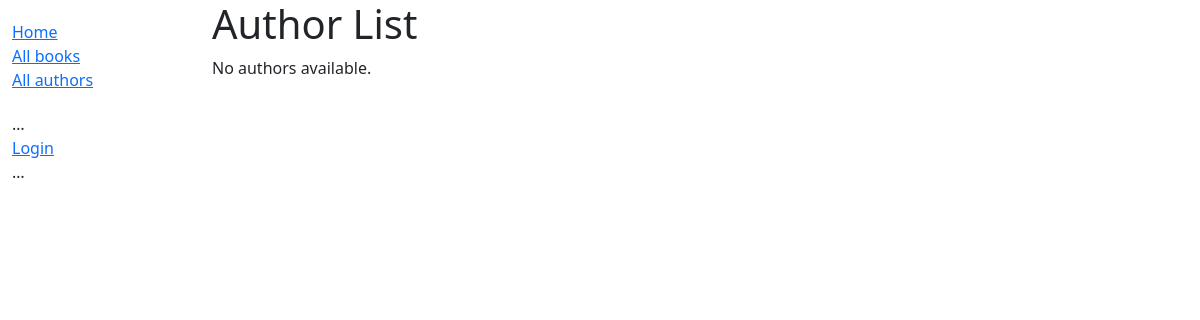
The app's page /catalog/authors/, older data.
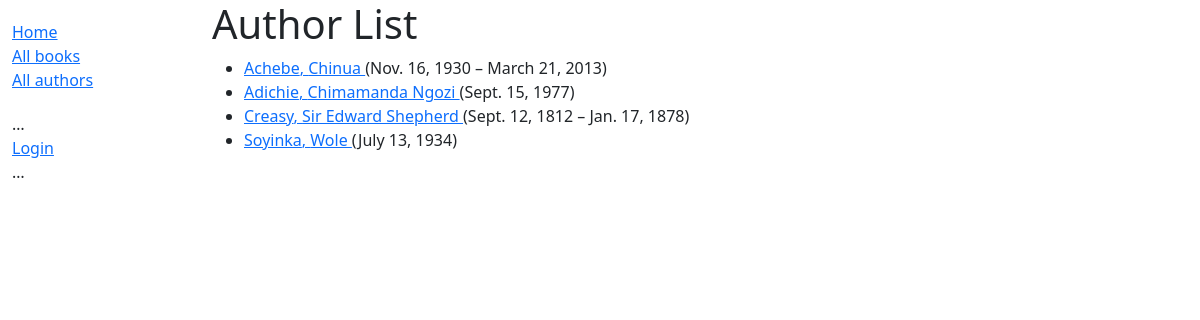
The same page, newer data.
### catalog/models.py (models this page shows, shortened)
class Author(models.Model):
    first_name = models.CharField(max_length=100)
    last_name = models.CharField(max_length=100)
    date_of_birth = models.DateField(null=True, blank=True)
    date_of_death = models.DateField('Died', null=True, blank=True)
    class Meta:
        ordering = ['last_name', 'first_name']
    def get_absolute_url(self):
        return reverse('author-detail', args=[str(self.id)])
    def display_genre(self):
        """Create a string for the Genre. This is required to display
        genre in Admin"""
        return ', '.join(genre.name for genre in self.genre.all()[:3])
    display_genre.short_description = 'Genre'

### catalog/views.py (the view)
# urls.py: path('authors/', views.AuthorListView.as_view(), name='authors'),
class AuthorListView(generic.ListView):
    model = Author
    paginate_by = 10
    template_name = 'catalog/author_list.html'

### catalog/templates/catalog/author_list.html
{% extends "base_generic.html" %}
{% block content %}
  <h1>Author List</h1>
  {% if author_list %}
    <ul>
      {% for author in author_list %}
        <li>
          <a href="{{ author.get_absolute_url }}">
            {{ author.last_name }}, {{ author.first_name }}
          </a>
          {% if author.date_of_birth %}
            ({{ author.date_of_birth }}{% if author.date_of_death %} – {{ author.date_of_death }}{% endif %})
          {% endif %}
        </li>
      {% endfor %}
    </ul>
  {% else %}
    <p>No authors available.</p>
  {% endif %}
{% endblock %}

### catalog/templates/base_generic.html (shortened to what this page needs)
<!doctype html>
<html lang="en">
    <head>
        <link href="https://cdn.jsdelivr.net/npm/bootstrap@5.3.3/dist/css/bootstrap.min.css"
                rel="stylesheet"
 >
        {% load static %}
        <link rel="stylesheet" href="{% static 'css/styles.css' %}" />
    </head>
    <body>
        <div class="container-fluid">
            <div class="row">
                <div class="col-sm-2">
                    {% block sidebar %}
                    <ul class="sidebar-nav">
                        <li><a href="{% url 'index' %}">Home</a></li>
                        <li><a href="{% url 'books' %}">All books</a></li>
                        <li><a href="{% url 'authors' %}">All authors</a></li>
                    </ul>
                    <ul class="sidebar-nav">
                    …
                        {% if user.is_authenticated %}
                            <li>User: {{ user.get_username }}</li>
                            <li><a href="{% url 'my-borrowed' %}">My Borrowed</a></li>
                            <li>
                            <form id="logout-form" method="post" action="{% url 'logout' %}">
                                {% csrf_token %}
                                <button type="submit" class="btn btn-link">Logout</button>
                            </form>
                            </li>
                        {% else %}
                            <li><a href="{% url 'login' %}?next={{ request.path }}">Login</a></li>
                        {% endif %}
                     …
                    </ul>
                    {% endblock %}
                </div>
                <div class="col-sm-10">{% block content %}
                    {% endblock %}
                </div>
            </div>
        </div>
    </body>
</html>

### catalog/static/css/styles.css (style rules this page uses)
.sidebar-nav { margin-top: 20px; padding: 0; list-style: none; }

Row changes from the older to the newer data that the page shows:
added Author: last_name "Achebe", first_name "Chinua", date_of_birth "Nov. 16, 1930", date_of_death "March 21, 2013"
added Author: last_name "Adichie", first_name "Chimamanda Ngozi", date_of_birth "Sept. 15, 1977"
added Author: last_name "Creasy", first_name "Sir Edward Shepherd", date_of_birth "Sept. 12, 1812", date_of_death "Jan. 17, 1878"
added Author: last_name "Soyinka", first_name "Wole", date_of_birth "July 13, 1934"
Text that changed along with them:
text no longer shown: "No authors available."
